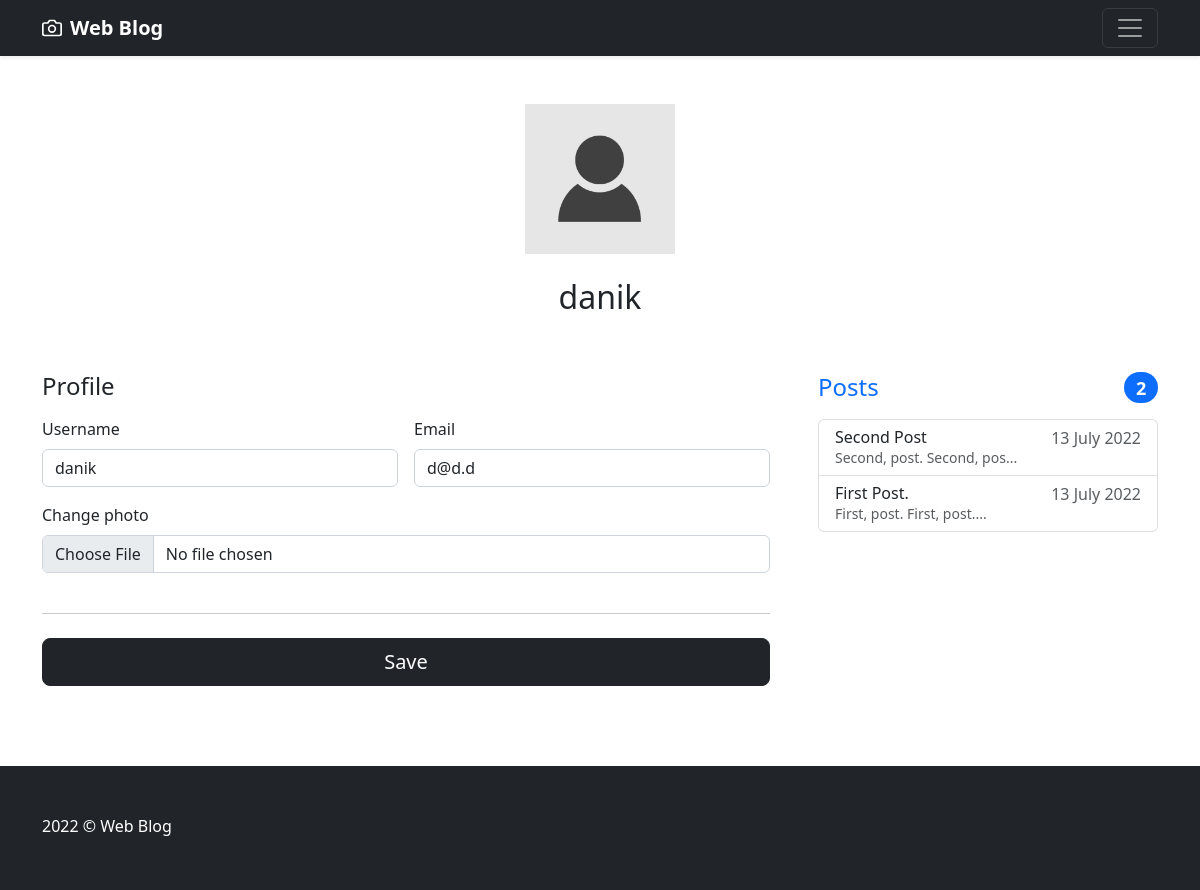
Page /account (signed in) on the committed database.
### web_blog/models.py (models this page shows, shortened)
class User(db.Model, UserMixin):
    id = db.Column(db.Integer, primary_key=True)
    username = db.Column(db.String(20), unique=True, nullable=False)
    email = db.Column(db.String(100), unique=True, nullable=False)
    image_file = db.Column(db.String(50), nullable=False,
                           default='default.png')
    password = db.Column(db.String(60), nullable=False)
    posts = db.relationship('Post', backref='author', lazy=True)

class Post(db.Model):
    id = db.Column(db.Integer, primary_key=True)
    title = db.Column(db.String(100), nullable=False)
    date_posted = db.Column(db.DateTime, nullable=False,
                            default=datetime.utcnow)
    content = db.Column(db.Text, nullable=False)
    user_id = db.Column(db.Integer, db.ForeignKey('user.id'),
                        nullable=False)
    image_file = db.Column(db.String(50), nullable=False,
                           default='default_post.png')

### web_blog/users/routes.py (the view)
@users.route('/account', methods=['GET', 'POST'])
@login_required
def account():
    form = UpdateAccountForm()
    if form.validate_on_submit():
        if form.picture.data:
            picture_file = save_picture(form.picture.data, 'profile_pics')
            current_user.image_file = picture_file
        current_user.username = form.username.data
        current_user.email = form.email.data
        db.session.commit()
        return redirect(url_for('users.account'))
    elif request.method == 'GET':
        form.username.data = current_user.username
        form.email.data = current_user.email
        page = request.args.get('page', 1, type=int)
        user = User.query.filter_by(username=form.username.data).first_or_404()
        posts = Post.query.filter_by(author=user) \
            .order_by(Post.date_posted.desc())
    image_file = url_for('static', filename='profile_pics/' +
                                            current_user.image_file)
    return render_template('profile.html', title='Profile',
                           image_file=image_file, form=form, posts=posts,
                           user=user)

### web_blog/users/forms.py (shortened to what this page needs)
class UpdateAccountForm(FlaskForm):
    username = StringField('Username',
                           validators=[
                               DataRequired(),
                               Length(min=2, max=20)
                           ])
    email = StringField('Email',
                        validators=[
                            DataRequired(),
                            Email()
                        ])
    picture = FileField('Change photo',
                        validators=[
                            FileAllowed(['jpg', 'png'])
                        ])
    submit = SubmitField('Save')

### web_blog/models.py (called while the page is built)
@login_manager.user_loader
def load_user(user_id):
    return User.query.get(int(user_id))

### web_blog/templates/profile.html (shortened to what this page needs)
{% extends 'layout.html' %}
{% block content %}
<div class="container" style="margin-bottom: 10vh;">
    <main>
        <div class="py-5 text-center">
            <img class="d-block mx-auto mb-4" src="{{ image_file }}" alt="" height="150" width="150">
            <h2>{{ current_user.username }}</h2>
        </div>
        <div class="row g-5">
            <div class="col-md-5 col-lg-4 order-md-last">
                <h4 class="d-flex justify-content-between align-items-center mb-3">
                    <span class="text-primary">Posts</span>
                    <span class="badge bg-primary rounded-pill">{{ posts.count() }}</span>
                </h4>
                <ul class="list-group mb-3">
                    {% for post in posts %}
                        <li class="list-group-item d-flex justify-content-between lh-sm">
                            <div>
                                <h6 class="my-0">{{ post.title }}</h6>
                                <small class="text-muted">
                                    {% if post.content|length < 25 %}
                                        {{ post.content }}
                                    {% else %}
                                        {{ post.content[:25] }}...
                                    {% endif %}
                                </small>
                            </div>
                            <span class="text-muted">{{ post.date_posted.strftime('%d %B %Y') }}</span>
                        </li>
                    {% endfor %}
                </ul>
            </div>
            <div class="col-md-7 col-lg-8">
                <h4 class="mb-3">Profile</h4>
                <form class="needs-validation" method="POST" action="" enctype="multipart/form-data">
                    <div class="row g-3">
                        <div class="col-sm-6">
                            {{ form.username.label(class='form-label') }}
                            {% if form.username.errors %}
                                {{ form.username(class='form-control') }}
                                {% for error in form.username.errors %}
                                    {{ form.username(class='form-control') }}
                                    <div class="invalid-feedback">
                                        {{ error }}
                                    </div>
                                {% endfor %}
                            {% else %}
                                {{ form.username(class='form-control') }}
                            {% endif %}
                        </div>
                        <div class="col-sm-6">
                            {{ form.email.label(class='form-label') }}
                            {% if form.email.errors %}
                                {{ form.email(class='form-control') }}
                                {% for error in form.email.errors %}
                                    {{ form.email(class='form-control') }}
                                    <div class="invalid-feedback">
                                        {{ error }}
                                    </div>
                                {% endfor %}
                            {% else %}
                                {{ form.email(class='form-control') }}
                            {% endif %}
                        </div>
                        <div class="col-sm-12">
                            {{ form.picture.label(class='form-label') }}
                            <div class="input-group">
                                {{ form.picture(class='form-control') }}
                            </div>
                        </div>
                        <div class="col-sm-12">
                            <hr class="my-4">
                            {{ form.submit(class='w-100 btn btn-dark btn-lg') }}
                        </div>
                    </div>
                </form>
            </div>
        </div>
    </main>
</div>
{% endblock %}

### web_blog/templates/layout.html (style rules this page uses)
body { height: 100vh; align-items: center; }

### rows in the picture
User: username "danik", email "d@d.d"
Post: title "Second Post", content "Second, post. Second, pos", date_posted "13 July 2022"
Post: title "First Post.", content "First, post. First, post.", date_posted "13 July 2022"

### other values in the picture
{{ posts.count() }} "2"
